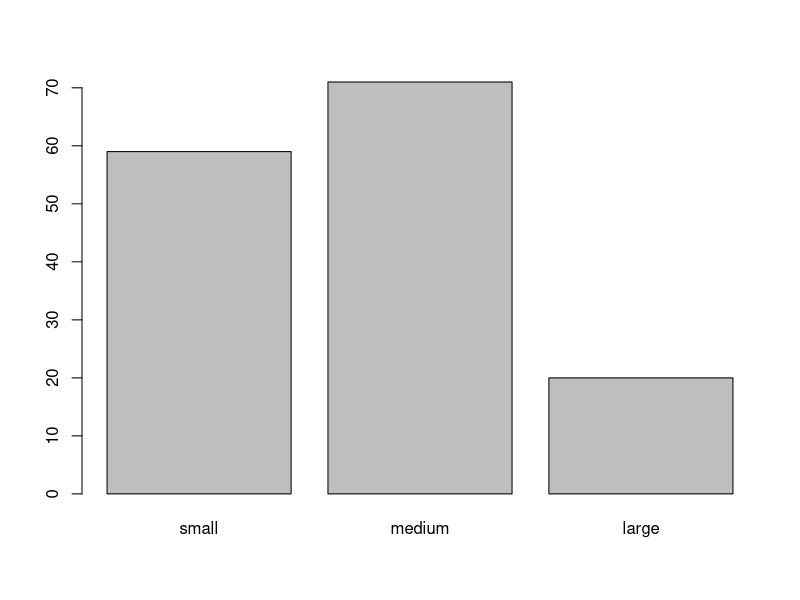
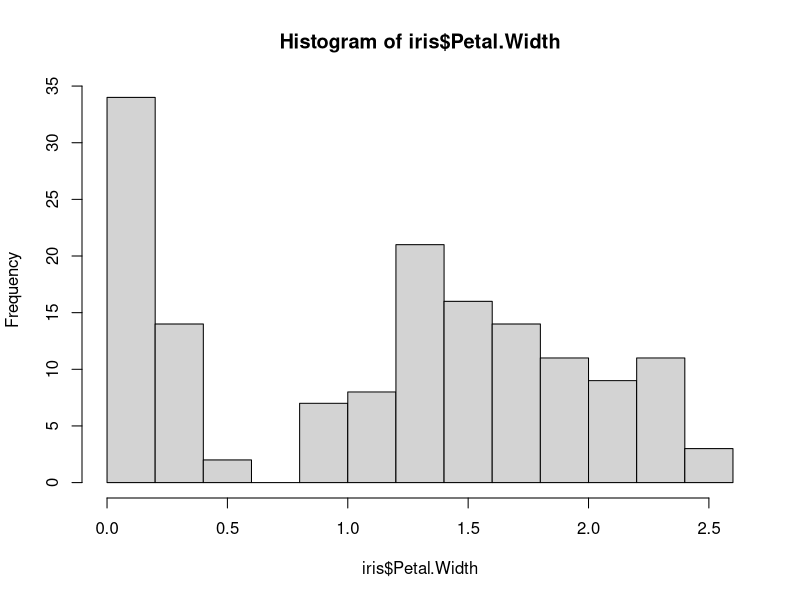
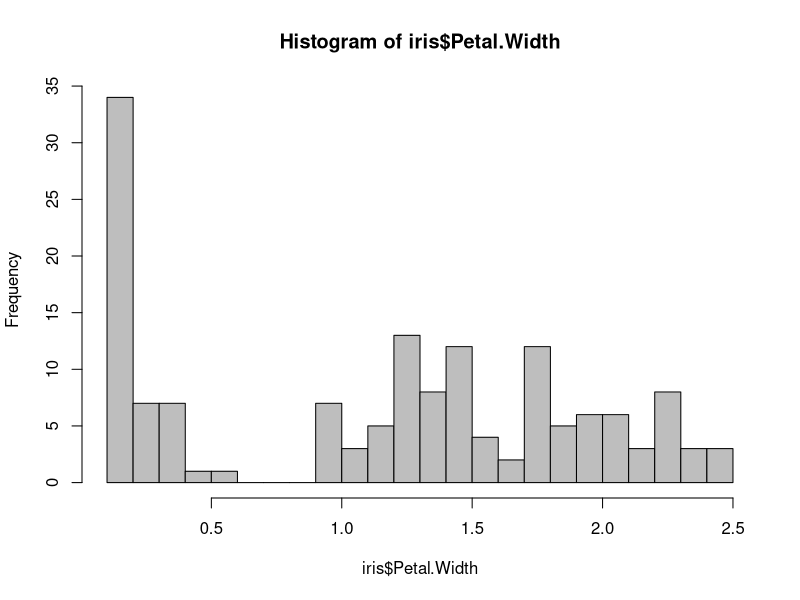
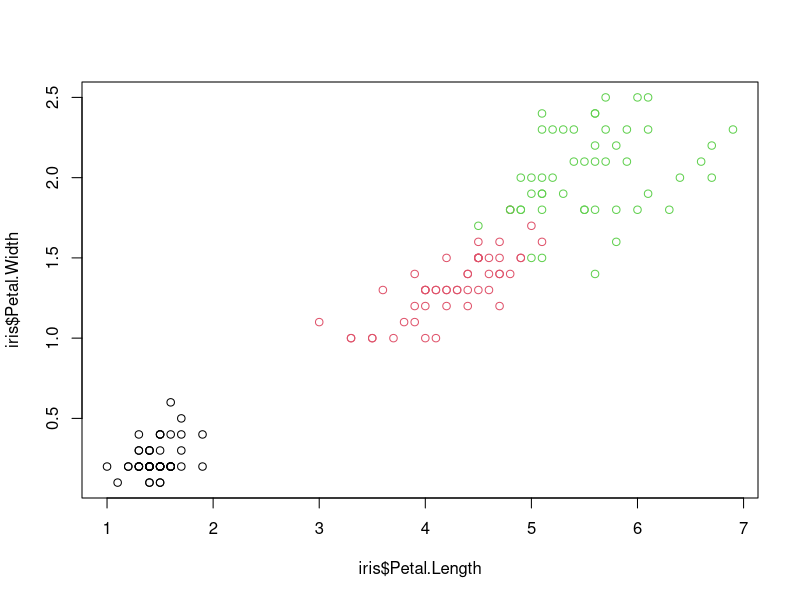
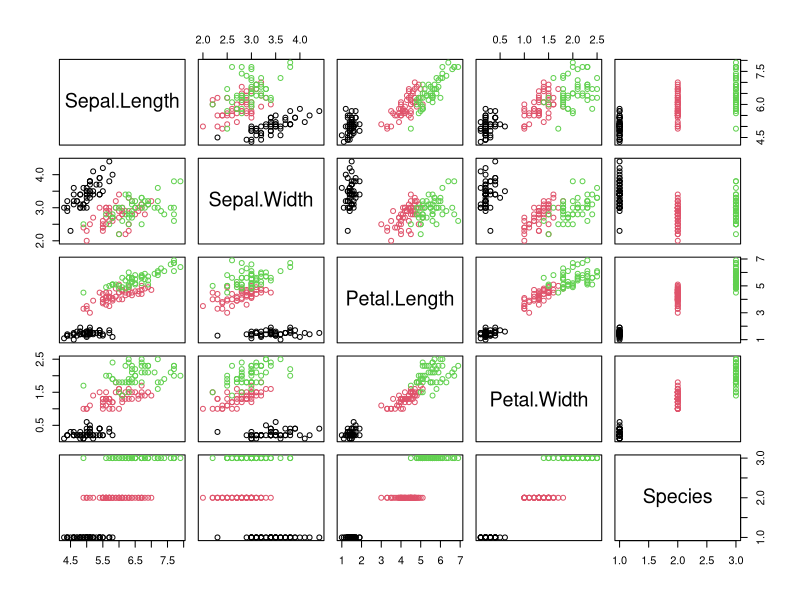
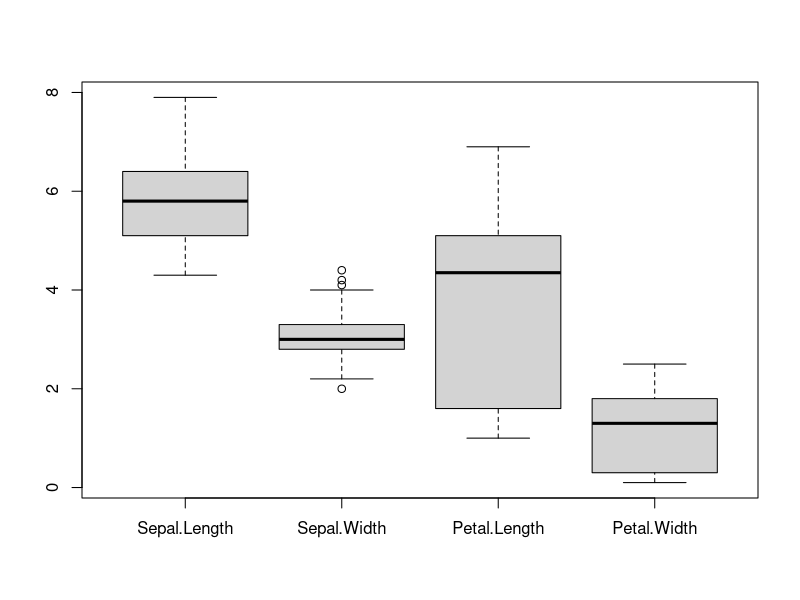
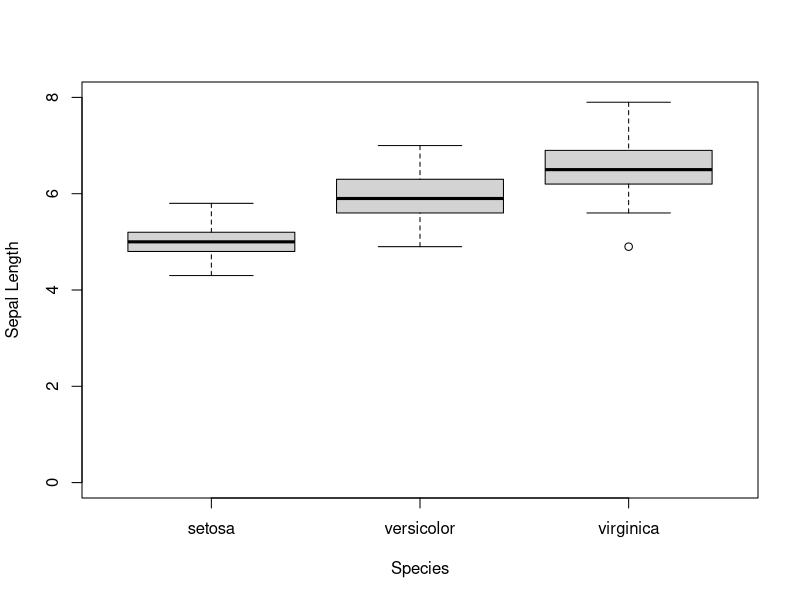
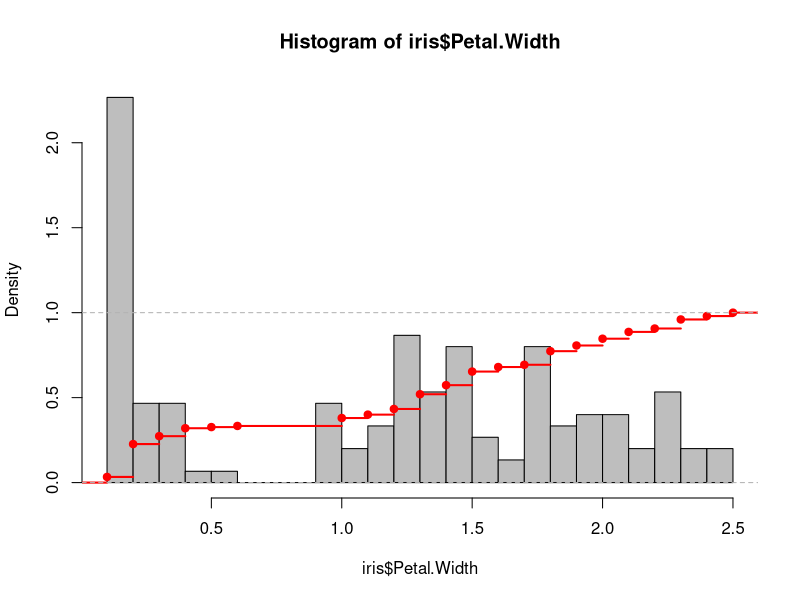

Generate these figures, in order, with R:
#' ---
#' title: "R Code for Chapter 2 of Introduction to Data Mining: Exploring Data"
#' author: "Michael Hahsler"
#' output:
#'  html_document:
#'    toc: true
#' ---

#' This is additional code related to chapter 2 of _"Introduction to Data Mining"_
#' by Pang-Ning Tan, Michael Steinbach and Vipin Kumar.
#' __See [table of contents](https://github.com/mhahsler/Introduction_to_Data_Mining_R_Examples#readme) for code examples for other chapters.__
#'
#' ![CC](https://i.creativecommons.org/l/by/4.0/88x31.png)
#' This work is licensed under the
#' [Creative Commons Attribution 4.0 International License](http://creativecommons.org/licenses/by/4.0/). For questions please contact
#' [Michael Hahsler](http://michael.hahsler.net).
#'


#' Load the iris data set
data(iris)
head(iris)

#' # Basic statistics
#'
#' Get summary statistics
summary(iris)

#' Get mean and standard deviation for sepal length
mean(iris$Sepal.Length)
sd(iris$Sepal.Length)

#' Ignore missing values (Note: this data does not contain any, but this is
#' what you would do)
mean(iris$Sepal.Length, na.rm = TRUE)

#' Robust mean (trim 10% of observations from each end of the distribution)
mean(iris$Sepal.Length, trim = .1)

#' Apply mean, sd and median to columns (MARGIN=2)
apply(iris[ , 1:4], MARGIN=2, mean)
apply(iris[ , 1:4], MARGIN=2, median)
apply(iris[ , 1:4], MARGIN=2, sd)
apply(iris[ , 1:4], MARGIN=2, var)
apply(iris[ , 1:4], MARGIN=2, min)
apply(iris[ , 1:4], MARGIN=2, max)


#' Define your own statistic: E.g., MAD (median absolute deviation)
mad <- function(x) median(abs(x - mean(x)))
apply(iris[, 1:4], MARGIN = 2, mad)

#' # Tabulate data

#' Discretize the data first since there are too many values (cut divides the range by breaks, see package discretization for other methods)
iris_discrete <- data.frame(
	Sepal.Length= cut(iris$Sepal.Length, breaks=3,
		labels=c("small", "medium", "large"), ordered=TRUE),
	Sepal.Width= cut(iris$Sepal.Width, breaks=3,
		labels=c("small", "medium", "large"), ordered=TRUE),
	Petal.Length= cut(iris$Petal.Length, breaks=3,
		labels=c("small", "medium", "large"), ordered=TRUE),
	Petal.Width= cut(iris$Petal.Width, breaks=3,
		labels=c("small", "medium", "large"), ordered=TRUE),
	Species = iris$Species
	)

head(iris_discrete)
summary(iris_discrete)

#' Create some tables
with(iris_discrete, table(Sepal.Length, Sepal.Width))
with(iris_discrete, table(Petal.Length, Petal.Width))
with(iris_discrete, table(Petal.Length, Species))
#table(iris_discrete)

#' Test if the two features are independent given the counts in the
#' contingency table (H0: independence)
#'
#' p-value: the probability of seeing a more extreme value of the test
#' statistic under the assumption that H0 is correct. Low p-values (typically
#' less than .05 or .01) indicate that H0 should be rejected.
tbl <- with(iris_discrete, table(Sepal.Length, Sepal.Width))
tbl
chisq.test(tbl)

#' Fisher's exact test is  better for small counts (cells with counts <5)
fisher.test(tbl)

#' Plot the distribution for a discrete variable
with(iris_discrete, table(Sepal.Length))
barplot(with(iris_discrete, table(Sepal.Length)))

#' # Percentiles
apply(iris[1:4], MARGIN = 2, quantile)

#' Interquartile range
quantile(iris$Petal.Length)
quantile(iris$Petal.Length)[4] - quantile(iris$Petal.Length)[2]


#' # Visualizations

#' ### Histogram
#'
#' Show the distribution of a single numeric variable
hist(iris$Petal.Width)
hist(iris$Petal.Width, breaks = 20, col = "grey")

#' ### Scatter plot
#'
#' Show the relationship between two numeric variables
plot(x = iris$Petal.Length, y = iris$Petal.Width, col = iris$Species)

#' ### Scatter plot matrix
#'
#' Show the relationship between several numeric variables
pairs(iris, col = iris$Species)

#' ### Boxplot
#'

#' Compare the distribution of several continuous variables
boxplot(iris[ , 1:4])

#' Compare the distribution of a single continuous variables grouped by a nominal variable
boxplot(Sepal.Length ~ Species, data = iris,
  ylab = "Sepal Length", ylim = c(0, 8))

#' Group-wise averages
aggregate(Sepal.Length ~ Species, data = iris, FUN = mean)
aggregate(Sepal.Width ~ Species, data = iris, FUN = mean)


#' ### ECDF: Empirical Cumulative Distribution Function
e <- ecdf(iris$Petal.Width)
hist(iris$Petal.Width, breaks = 20, freq = FALSE, col = "gray")
lines(e, col = "red", lwd = 2)

#' ### Data matrix visualization
iris_matrix <- as.matrix(iris[ , 1:4])
image(iris_matrix)

library(seriation) ## for pimage
pimage(iris_matrix, ylab = "Object (ordered by species)",
  main = "Original values", colorkey = TRUE)

#' values smaller than the average are blue and larger ones are red
iris_scaled <- scale(iris_matrix)
pimage(iris_scaled,
  ylab = "Object (ordered by species)",
	main = "Standard deviations from the feature mean")

#' use reordering of features and objects
pimage(iris_scaled, order = seriate(iris_scaled),
  main = "Standard deviations (reordered)")

#' ### Correlation matrix
#'
#' Calculate and visualize the correlation between features
cm1 <- cor(iris_matrix)
cm1

library(seriation) ## for pimage and hmap
pimage(cm1)
hmap(cm1, margin = c(7, 7), cexRow = 1, cexCol = 1)

library(corrplot)
corrplot(cm1, method = "ellipse")
corrplot(cm1, method = c("ellipse"), order = "FPC")

#' Test if correlation is significantly different from 0
with(iris, cor.test(Sepal.Length, Sepal.Width))
with(iris, cor.test(Petal.Length, Petal.Width)) #this one is significant

#' Correlation between objects
cm2 <- cor(t(iris_matrix))
pimage(cm2,
	main = "Correlation matrix", xlab = "Objects", ylab = "Objects",
  zlim = c(-1, 1), col = bluered(100))

#' ### Parallel coordinates plot
library(MASS)
parcoord(iris[ , 1:4], col = iris$Species)

#' Reorder with placing correlated features next to each other
library(seriation)
o <- seriate(as.dist(1 - cor(iris[ , 1:4])), method = "BBURCG")
get_order(o)
parcoord(iris[ , get_order(o)], col = iris$Species)

#' Look at some example maps at http://rgraphgallery.blogspot.com/search/label/map
